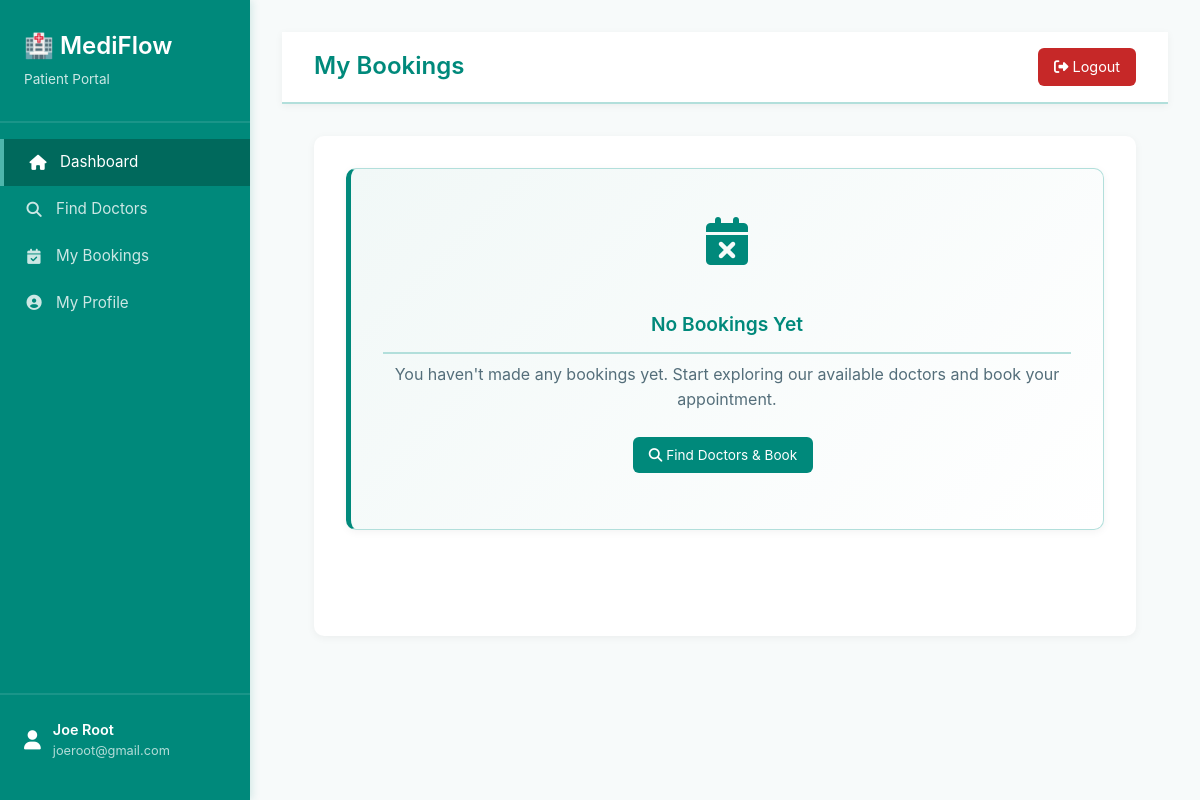
The page /patients/bookings/ (signed in) on the database as committed earlier.
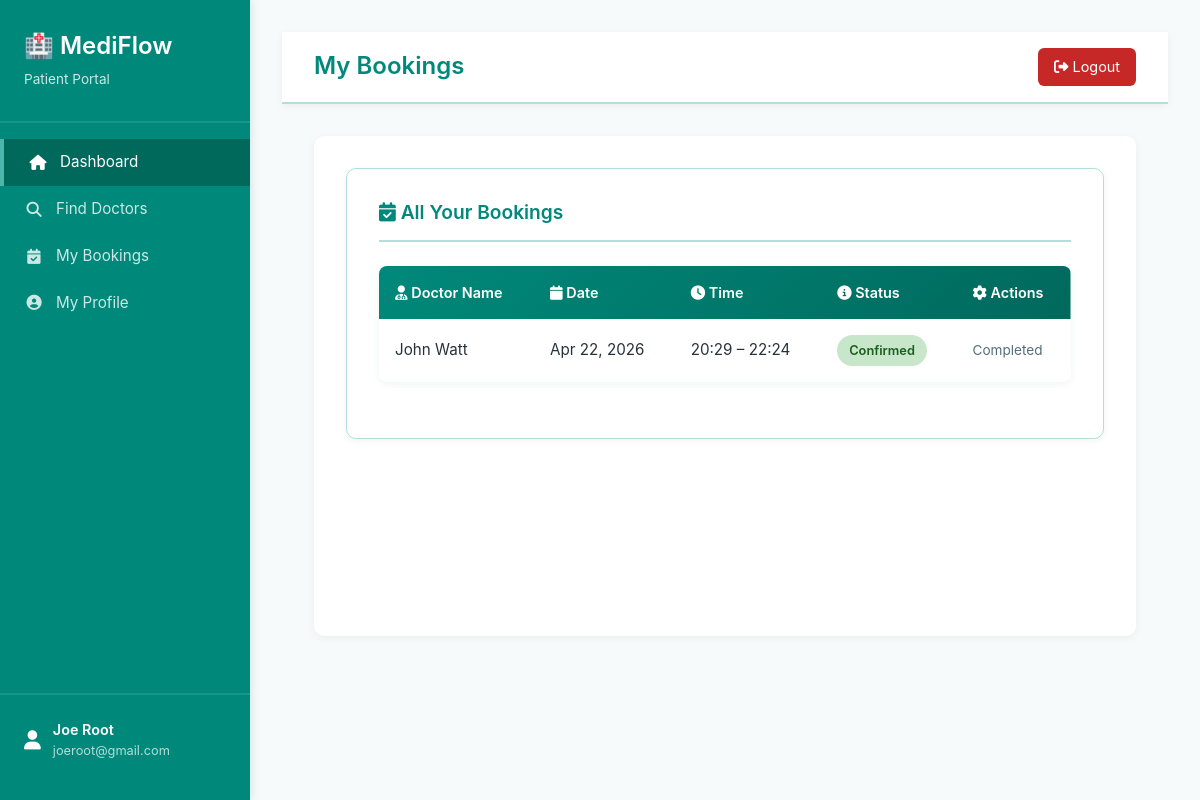
The same page on the database as committed later.
### bookings/models.py (models this page shows, shortened)
class Booking(models.Model):
    PAYMENT_STATUS_CHOICES = [
        ('pending', 'Pending'),
        ('completed', 'Completed'),
        ('failed', 'Failed'),
    ]
    patient = models.ForeignKey(
        CustomUser,
        on_delete=models.CASCADE,
        related_name='bookings',
        limit_choices_to={'role': 'PATIENT'}
    )
    doctor = models.ForeignKey(
        CustomUser,
        on_delete=models.CASCADE,
        related_name='patient_bookings',
        limit_choices_to={'role': 'DOCTOR'}
    )
    slot = models.OneToOneField(
        AvailabilitySlot,
        on_delete=models.CASCADE,
        related_name='booking'
    )
    consultation_fee = models.DecimalField(max_digits=10, decimal_places=2, default=0)
    payment_status = models.CharField(
        max_length=20,
        choices=PAYMENT_STATUS_CHOICES,
        default='pending',
        help_text="Payment status for the consultation"
    )
    payment_id = models.CharField(max_length=100, blank=True, null=True, help_text="Razorpay payment ID")
    created_at = models.DateTimeField(auto_now_add=True)
    reminder_sent_24h = models.BooleanField(default=False, help_text="Whether 24-hour reminder has been sent")
    reminder_sent_1h = models.BooleanField(default=False, help_text="Whether 1-hour reminder has been sent")
    class Meta:
        db_table = 'bookings_booking'
        verbose_name = 'Booking'
        verbose_name_plural = 'Bookings'
        ordering = ['-created_at']

### accounts/models.py (models this page shows, shortened)
class CustomUser(AbstractUser):
    ROLE_CHOICES = (
        ('DOCTOR', 'Doctor'),
        ('PATIENT', 'Patient'),
    )
    role = models.CharField(
        max_length=10,
        choices=ROLE_CHOICES,
        default='PATIENT'
    )
    google_calendar_token = models.JSONField(
        null=True,
        blank=True,
        help_text="OAuth token for Google Calendar"
    )
    is_2fa_enabled = models.BooleanField(
        default=False,
        help_text="Whether two-factor authentication is enabled"
    )
    class Meta:
        db_table = 'accounts_customuser'
        verbose_name = 'User'
        verbose_name_plural = 'Users'
    def is_patient(self):
        return self.role == 'PATIENT'

### doctors/models.py (models this page shows, shortened)
class AvailabilitySlot(models.Model):
    doctor = models.ForeignKey(
        CustomUser,
        on_delete=models.CASCADE,
        related_name='availability_slots',
        limit_choices_to={'role': 'DOCTOR'}
    )
    date = models.DateField()
    start_time = models.TimeField()
    end_time = models.TimeField()
    is_booked = models.BooleanField(default=False)
    is_recurring = models.BooleanField(default=False, help_text="Repeat every week on this day")
    max_patients_per_day = models.IntegerField(default=10)
    created_at = models.DateTimeField(auto_now_add=True)
    updated_at = models.DateTimeField(auto_now=True)
    class Meta:
        db_table = 'doctors_availabilityslot'
        verbose_name = 'Availability Slot'
        verbose_name_plural = 'Availability Slots'
        ordering = ['-date', 'start_time']
        unique_together = ('doctor', 'date', 'start_time', 'end_time')
        indexes = [
            models.Index(fields=['doctor', 'date', 'is_booked']),
        ]

### patients/views.py (the view)
    def wrapper(request, *args, **kwargs):
        if not request.user.is_authenticated or not request.user.is_patient():
            messages.error(request, "You don't have permission to access this page.")
            return redirect('home')
        return view_func(request, *args, **kwargs)

### patients/views.py (called while the page is built)
def patient_only(view_func):
    def wrapper(request, *args, **kwargs):
        if not request.user.is_authenticated or not request.user.is_patient():
            messages.error(request, "You don't have permission to access this page.")
            return redirect('home')
        return view_func(request, *args, **kwargs)
    return wrapper

@login_required(login_url='home')
@patient_only
@ensure_csrf_cookie
def my_bookings(request):
    from django.utils import timezone
    patient = request.user
    bookings = Booking.objects.filter(patient=patient).select_related(
        'doctor', 'slot'
    ).order_by('-slot__date')
    context = {
        'bookings': bookings,
        'today': timezone.now().date(),
    }
    if request.GET.get('ajax') == '1':
        return render(request, 'patients/bookings_iframe.html', context)
    return render(request, 'patients/my_bookings.html', context)

### templates/patients/my_bookings.html (shortened to what this page needs)
{% extends 'patients/base_patient.html' %}
{% block navbar_title %}My Bookings{% endblock %}
{% block content %}
{% if bookings %}
<div class="patient-card">
    <h3><i class="fas fa-calendar-check"></i> All Your Bookings</h3>
    <div class="table-patient" style="overflow-x: auto;">
        <table style="width: 100%;">
            <thead>
                <tr>
                    <th><i class="fas fa-user-md"></i> Doctor Name</th>
                    <th><i class="fas fa-calendar"></i> Date</th>
                    <th><i class="fas fa-clock"></i> Time</th>
                    <th><i class="fas fa-info-circle"></i> Status</th>
                    <th><i class="fas fa-cog"></i> Actions</th>
                </tr>
            </thead>
            <tbody>
                {% for booking in bookings %}
                <tr>
                    <td>{{ booking.doctor.get_full_name }}</td>
                    <td>{{ booking.slot.date|date:"M d, Y" }}</td>
                    <td>{{ booking.slot.start_time|time:"H:i" }} – {{ booking.slot.end_time|time:"H:i" }}</td>
                    <td>
                        <span class="badge-status badge-confirmed">Confirmed</span>
                    </td>
                    <td>
                        {% if booking.slot.date >= today %}
                        <form method="post" action="{% url 'cancel_booking' %}" style="display: inline;">
                            {% csrf_token %}
                            <button type="submit" class="btn-patient btn-danger-patient" style="padding: 0.5rem 1rem; font-size: 0.85rem;" onclick="return confirm('Are you sure?');">
                                <i class="fas fa-times"></i> Cancel
                            </button>
                        </form>
                        {% else %}
                        <span style="color: #546E7A; font-size: 0.85rem;">Completed</span>
                        {% endif %}
                    </td>
                </tr>
                {% endfor %}
            </tbody>
        </table>
    </div>
</div>
{% else %}
<div class="patient-card" style="border-left: 5px solid #00897B; background: linear-gradient(135deg, #F1F8F7 0%, #FFFFFF 100%); text-align: center; padding: 3rem 2rem;">
    <i class="fas fa-calendar-times" style="font-size: 3rem; color: #00897B; margin-bottom: 1rem;"></i>
    <h3 style="color: #00897B; margin-bottom: 0.5rem;">No Bookings Yet</h3>
    <p style="color: #546E7A; margin-bottom: 1.5rem;">
        You haven't made any bookings yet. Start exploring our available doctors and book your appointment.
    </p>
    <a href="{% url 'view_slots' %}" class="btn-patient btn-primary-patient">
        <i class="fas fa-search"></i> Find Doctors & Book
    </a>
</div>
{% endif %}
{% endblock %}

Rows that differ between the two databases and show on the page:
added Booking: doctor.get_full_name "John Watt", slot "Apr 22, 2026", slot.start_time "20:29", slot.end_time "22:24", shows "Completed"
Other text that changed with them:
text no longer shown: "No Bookings Yet You haven't made any bookings yet. Start exploring our available doctors and book your appointment. Find Doctors & Book"
text now shown: "All Your Bookings Doctor Name Date Time Status Actions"
